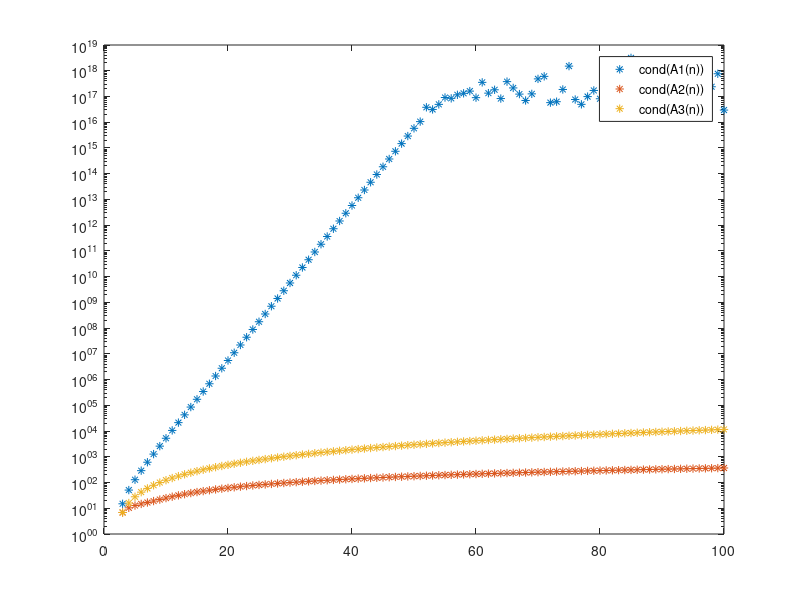

MATLAB code to generate this figure:
% week 1
% cheng yu ge
% 12307110079

%% show lim(x->0) (1-cos(x))/x^2
x = linspace(0,0.01,10e4);
y = abs((1-cos(x)) ./ (x.^2) - 0.5);
loglog(x, y);
legend('y = abs((1-cos(x)) / x^2 - 0.5)','Location', 'North');

%% show cond(A) in Example 1.1.2 , 1.1.20 and 1.1.1
cond1 = zeros(1,100);
cond2 = zeros(1,100);
cond3 = zeros(1,100);
for i = 3 : 100
    A1 = eye(i) + diag([0,-3*ones(1,i-2)],-1) + diag(2*ones(1,i-2),-2);
    cond1(i) = cond(A1); % 1.1.2
    A2 = A1 + diag(-1, i-1);
    cond2(i) = cond(A2); % 1.1.20
    A3 = eye(i) + diag([0,-2*ones(1,i-2)],-1) + diag(ones(1,i-2),-2);
    cond3(i) = cond(A3); % 1.1.1
end
semilogy(1:100, cond1,'*');hold on;
semilogy(1:100, cond2,'*');
semilogy(1:100, cond3,'*');
legend('cond(A1(n))', 'cond(A2(n))', 'cond(A3(n))');

%%